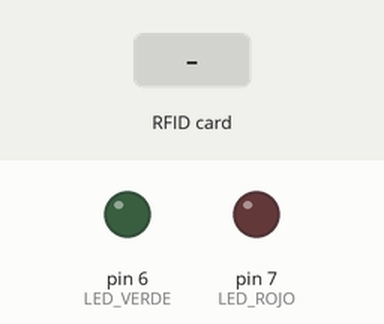
A sketch run on a simulated Arduino Uno, built with avr-gcc and run on an emulated ATmega328P. On the bench: output pins drawn as LEDs (lit = HIGH). The test bench sets the inputs (shaded band). Pins used as bus, display or sensor lines are not drawn.

Above: at 1.2 s.
1.3 s: RFID card 43 A1 2B C4 held to the reader
At 2.1 s:
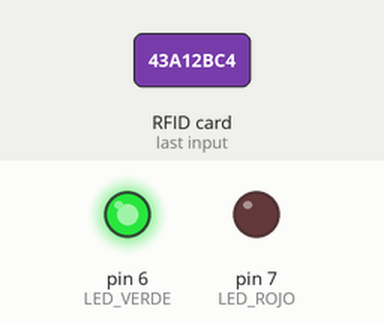
4.3 s: RFID card 5E 7A 19 C4 held to the reader
At 4.6 s:
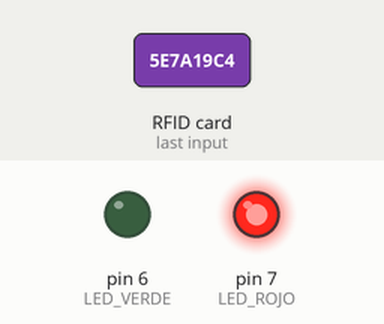
Timing chart, 0 to 7.8 s (numbered marks = the images above; inputs shaded):
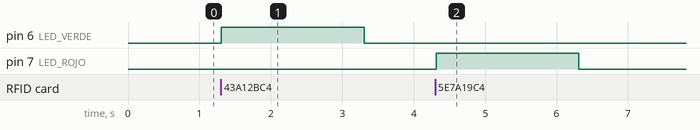

The sketch:

RFID_LED.ino
```cpp
#include <SPI.h>
#include <MFRC522.h>

#define SS_PIN 10
#define RST_PIN 9

#define LED_VERDE 6
#define LED_ROJO 7

MFRC522 rfid(SS_PIN, RST_PIN);

String uidPermitido = "43A12BC4";

void setup()
{
  Serial.begin(9600);
  SPI.begin();
  rfid.PCD_Init();

  pinMode(LED_VERDE, OUTPUT);
  pinMode(LED_ROJO, OUTPUT);
}

void loop()
{
  if (!rfid.PICC_IsNewCardPresent()) return;
  if (!rfid.PICC_ReadCardSerial()) return;

  String uidLeido = "";

  for (byte i = 0; i < rfid.uid.size; i++)
  {
      uidLeido += String(rfid.uid.uidByte[i], HEX);
  }

  uidLeido.toUpperCase();

  if(uidLeido == uidPermitido)
  {
      digitalWrite(LED_VERDE, HIGH);
      digitalWrite(LED_ROJO, LOW);
  }
  else
  {
      digitalWrite(LED_ROJO, HIGH);
      digitalWrite(LED_VERDE, LOW);
  }

  delay(2000);

  digitalWrite(LED_VERDE, LOW);
  digitalWrite(LED_ROJO, LOW);

  rfid.PICC_HaltA();
}
```

Measured:
- after the input at 1.3 s, pin 6 (LED_VERDE): LOW → HIGH at once, → LOW 2.0 s later
- after the input at 4.3 s, pin 7 (LED_ROJO): LOW → HIGH at once, → LOW 2.0 s later
